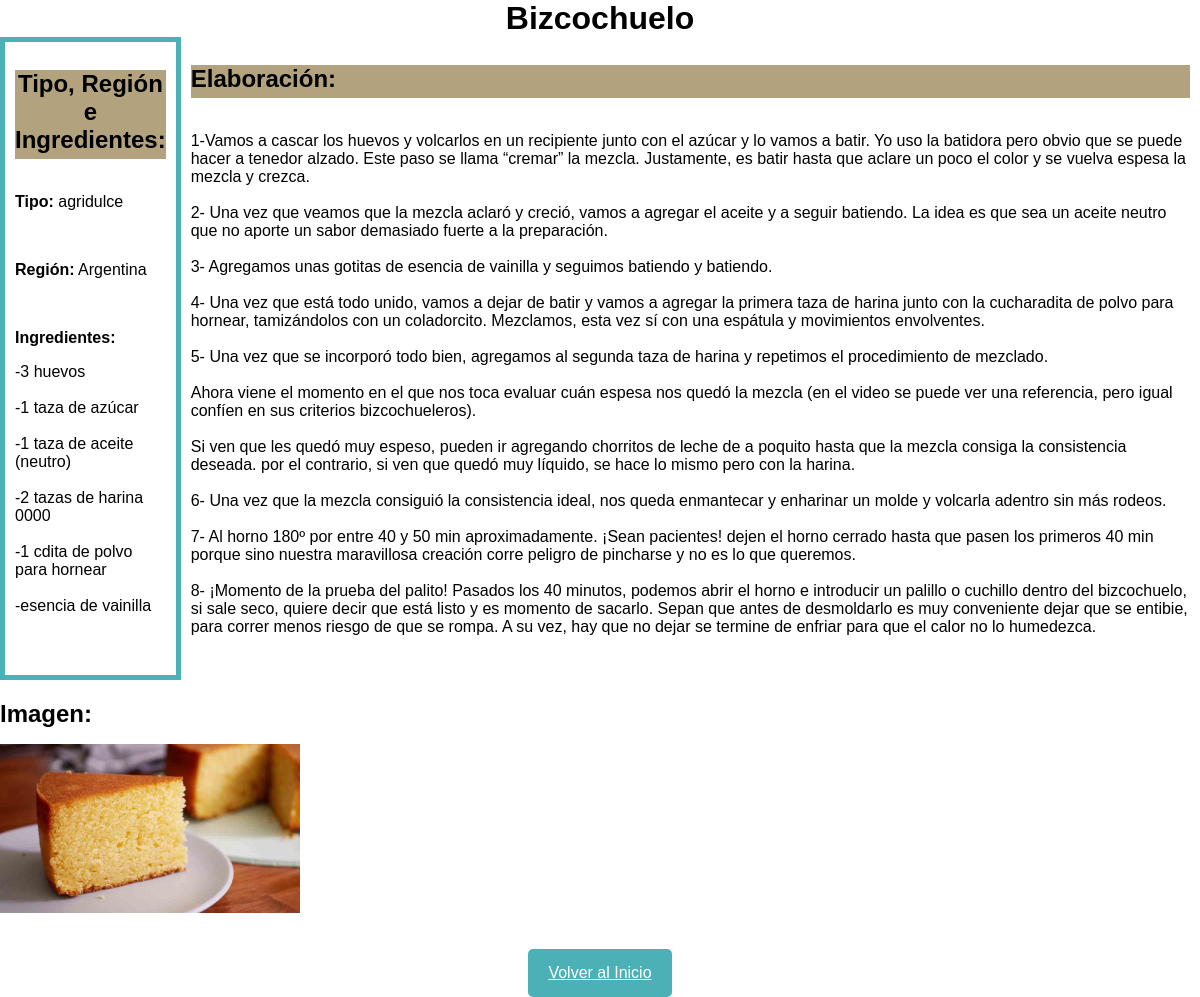
The page /recetas/leer_uno_r.php?id=7 on the database its author committed.
### tables this page shows
CREATE TABLE `recetas` (
  `id_r` int(11) NOT NULL,
  `nombre_r` varchar(30) DEFAULT NULL,
  `ingredientes` varchar(1000) DEFAULT NULL,
  `elaboracion` varchar(5000) DEFAULT NULL,
  `imagen` varchar(512) DEFAULT NULL,
  `id_tipo` int(11) DEFAULT NULL,
  `id_region` int(11) NOT NULL,
  `usuario` varchar(40) NOT NULL
);

CREATE TABLE `tipos` (
  `id_tipo` int(11) NOT NULL,
  `nombre_t` varchar(30) DEFAULT NULL
);

CREATE TABLE `region` (
  `id_region` int(11) NOT NULL,
  `pais` varchar(30) DEFAULT NULL
);

### recetas/leer_uno_r.php (the view, shortened to what this page needs)
<!DOCTYPE HTML>
<html>
<head>
    <link rel="stylesheet" href="../css/estilo.css">
</head>
<body>
        <?php
            $id=isset($_GET['id']) ? $_GET['id'] : die('ERROR: El ID de la receta no se encuentra.');
            include '..\Configuracion/bd_r.php';
            try {
                $consulta = "SELECT recetas.*, tipos.nombre_t, region.pais, recetas.nombre_r, recetas.ingredientes, recetas.elaboracion FROM recetas
                INNER JOIN tipos ON recetas.id_tipo = tipos.id_tipo INNER JOIN region on recetas.id_region = region.id_region WHERE recetas.id_r =  ? LIMIT 0,1";
                $sentencia = $con->prepare( $consulta);
                $sentencia->bindParam(1, $id);
                $sentencia->execute();
                $fila = $sentencia->fetch(PDO::FETCH_ASSOC);
                $nombre_r = $fila['nombre_r'];
                $ingredientes = $fila['ingredientes'];
                $elaboracion = $fila['elaboracion'];
                $tipo = $fila['nombre_t'];
                $region = $fila['pais'];
                $imagen = htmlspecialchars($fila['imagen'], ENT_QUOTES);
            }
            catch(PDOException $exception){
                die('ERROR: ' . $exception->getMessage());
            }
        ?>
        <div class="contenedor">
        <div class="encabezado-pagina">
            <h1><?php echo htmlspecialchars($nombre_r, ENT_QUOTES); ?></h1>
        </div>
        <div class="contenedor-datos">
             <div class="datos-receta">
                <h2>Tipo, Región e Ingredientes:</h2>
                <p><strong>Tipo:</strong> <?php echo htmlspecialchars($tipo, ENT_QUOTES); ?></p>
                <p><strong>Región:</strong> <?php echo htmlspecialchars($region, ENT_QUOTES); ?></p>
                <p><strong>Ingredientes:</strong></p> <p><?php echo htmlspecialchars($ingredientes, ENT_QUOTES); ?></p>
            </div>
            <div class="elaboracion">
                <h2>Elaboración:</h2>
                <p><?php echo htmlspecialchars($elaboracion, ENT_QUOTES); ?></p>
            </div>
        </div>
        <div class="pie1">
            <h2>Imagen:</h2>
            <p>
                <?php echo $imagen ? "<img src='cargas/{$imagen}' style='width:300px;'/>" : "No se encontró imagen."; ?>
            </p>
        </div>
        <div class="pie">
            <a href='../index.php' class='boton-peligro'>Volver al Inicio</a>
        </div>
    </div>
</body>
</html>

### css/estilo.css (style rules this page uses)
* { box-sizing: border-box; font-family: Verdana, Geneva, Tahoma, sans-serif; }
body { font-family: Verdana, Geneva, Tahoma, sans-serif; margin:0; }
h1,h2,h3, h4, h5, h6 { margin: 0; }
.contenedor { width: 100%; margin: auto; }
img { display: block; width:100%; max-width: 100%; }
.encabezado-pagina { text-align: center; }
.datos-receta { padding: 10px; margin-bottom: 20px; white-space: pre-line; border: 5px solid #4bb1b6; }
.datos-receta h2 { margin-top: 0; padding-bottom: 5px; background-color: #B3A27E; text-align: center; }
.contenedor-datos { display: flex; flex-direction: row; justify-content: space-between; }
.elaboracion { padding: 10px; margin-bottom: 20px; white-space: pre-line; }
.elaboracion h2 { margin-top: 0; padding-bottom: 5px; background-color: #B3A27E; color: bold; }
.pie { text-align: center; }
.boton-peligro { display: inline-block; padding: 10px 20px; font-family: inherit; margin-top: 20px; padding: 15px 20px; border: none; outline: none; color: white; border-radius: 5px; background-color:#4bb1b6; cursor: pointer; }

### rows shown on the page
recetas: nombre_r "Bizcochuelo", id_tipo.nombre_t "agridulce", id_region.pais "Argentina", ingredientes "-3 huevos -1 taza de azúcar -1 taza de aceite (neutro) -2 tazas de harina 0000 -1 cdita de polvo para hornear -esencia de vainilla", elaboracion "1-Vamos a cascar los huevos y volcarlos en un recipiente junto con el azúcar y lo vamos a batir. Yo uso la batidora pero obvio que se puede hacer a tenedor alzado. Este paso se llama “cremar” la mezcla. Justamente, es batir hasta que aclare un poco el color y se vuelva espesa la mezcla y crezca. 2- Una vez que veamos que la mezcla aclaró y creció, vamos a agregar el aceite y a seguir batiendo. La idea es que sea un aceite neutro que no aporte un sabor demasiado fuerte a la preparación. 3- Agregamos unas gotitas de esencia de vainilla y seguimos batiendo y batiendo. 4- Una vez que está todo unido, vamos a dejar de batir y vamos a agregar la primera taza de harina junto con la cucharadita de…", imagen (picture)
